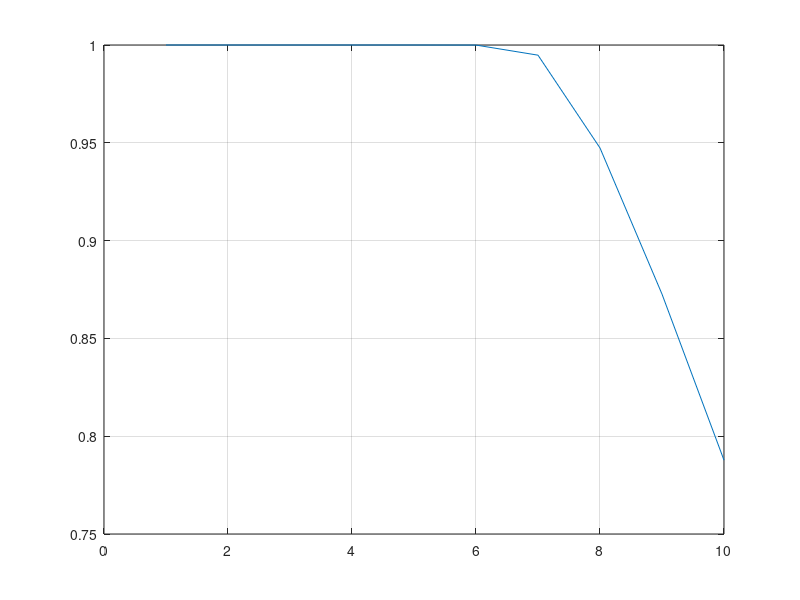

Source code (MATLAB):
clc;
clear all;
close all;
Eo=.576;                    % Ethernet Overhead in micro sec
R=.304;                     % Length of report message in micro sec
Gt=5;                       % Guard time in micro sec
D=12;                       % packet length in micro sec
N=16;                       % no of ONUs
T_cycle = 2000;             %in micro sec
Relaxed_ONU=0;
S=0;
z=0;
Total_Required_BW_EXSTD_ONU=0;
Exhausted_onu=0;
Required_BW_Exhausted_onu=0;
Experienced_Delay=0;
Total_Experienced_Delay=0;
Grand_Total_Delay=0;
Great_Grand=0;
it=500;
xp=zeros(1,10);
yp=zeros(1,10);
Total_Grand=0;
Get_Message=0;
Throughput_Ratio=0;
Great_Grand_Throughput_r=0;
Exhausted_onu=0;
Unused_time_per_cycle=0;
Relaxed_ONU=0;

Great_Grand_Throughput_r_Store = zeros(1,1500); %declaring a vector to store 1500 data
Great_Grand_Throughput_r_Sum = 0;

counter = 1;
for y=1:10
    Great_Grand_Throughput_r_Store = zeros(1,500);
    Great_Grand_Throughput_r_Sum = 0;
    
   for  z=1:it
      N=16;
      Exhausted_onu=0;
      Great_Grand_Throughput_r=0;
      disp('Iteration:');
      disp(z);% Data generate of 16 ONU
      disp('-------------------------------------------------------------');
      for j=1:16;
          r(j)=2*randi([0 y],1,1);     % random data packets
          W_r=12.576*r+R;              % Requested window size
          Report_Message=round(W_r);
      end
      disp(Report_Message);
                                                        % Count the number of active ONU

      for k=1:16;                      % for 16 ONUs

         if  Report_Message(1,k)==0
            N=N-1;
         end
      end



     Useable_time=T_cycle-N*Gt;            % Useable time per cycle
     W_max =Useable_time/N;                % maximum bandwidth of each ONU
     B=sort(Report_Message,'descend');     % Sorting the total report message
     S=sum(B);                             % Sum of total requested time
     Unused_time_per_cycle=Useable_time-S; % Available time per cycle
      disp('Value of N:');
      disp(N);
      disp('Value of W_max:');
      disp(W_max);
      disp('Value of S:');
      disp(S);
      disp('Value of Unused_time_per_cycle:');
      disp(Unused_time_per_cycle);
                                            % Calculate the number of Exhausted ONUs

    for i=1:16
        if Report_Message(1,i)> W_max
            Exhausted_onu=Exhausted_onu+1;
        
        end
    end
    disp('Number of Exhausted_onu:');
    disp(Exhausted_onu);
                                                    
    
             

                                                            % Calculation of extra available bandwidth utilization
                                                            
    if Exhausted_onu>0;
        Extra_Available_BW=Unused_time_per_cycle/Exhausted_onu;
    else
        Extra_Available_BW=0; 
    end
    
    disp('Value of Extra_Available_BW:');
    disp(Extra_Available_BW);

    if Extra_Available_BW>0
        Possible_provided_BW=W_max+Extra_Available_BW;       %Possible allocated time for ONU
    else
       Possible_provided_BW=W_max;
    end
    Possible_provided_BW_Round=round(Possible_provided_BW);
    disp('Value of Possible_provided_BW_Round: ');
    disp(Possible_provided_BW_Round);

                                                                   %Delay calculation for Exhasuted ONU

    for j=1:16
        if Report_Message(1,j)>=Possible_provided_BW_Round
            Get_Message(1,j)=Possible_provided_BW;
            
        else
            Get_Message(1,j)=Report_Message(1,j);
              
        end
        
    end
      Get_Message_Round=round(Get_Message);
      disp('Value of Get_Message_Round:' );
      disp(Get_Message_Round);
      
      Grand_Get_Message=sum(Get_Message_Round);
      disp('Value of Grand_Get_Message:' );
      disp(Grand_Get_Message);
      
      Throughput_Ratio=Grand_Get_Message/S;
      disp('Value of Throughput_Ratio:' );
      disp(Throughput_Ratio);
      Great_Grand_Throughput_r=Great_Grand_Throughput_r+Throughput_Ratio;
      disp('Value of Great_Grand_Throughput_r:' );
      disp(Great_Grand_Throughput_r);
      
      Great_Grand_Throughput_r_Sum = Great_Grand_Throughput_r_Sum + Great_Grand_Throughput_r;
%       %Great_Grand_Throughput_r_Store(1,z) = Great_Grand_Throughput_r;
      disp('Value of Great_Grand_Throughput_r_Sum:' );
      disp(Great_Grand_Throughput_r_Sum);
   
   end
   avg=Great_Grand_Throughput_r_Sum/it;
   disp('Value of avg:' );
   disp(avg);
   xp(y)=y;
   yp(y)=avg;
end
  disp(yp);
  plot(xp,yp);
  grid on;
